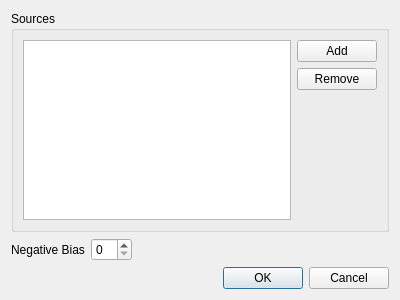
<?xml version="1.0" encoding="UTF-8"?>
<ui version="4.0">
 <class>Dialog</class>
 <widget class="QDialog" name="Dialog">
  <property name="geometry">
   <rect>
    <x>0</x>
    <y>0</y>
    <width>400</width>
    <height>300</height>
   </rect>
  </property>
  <property name="windowTitle">
   <string>Configuration</string>
  </property>
  <layout class="QVBoxLayout" name="verticalLayout">
   <item>
    <widget class="QGroupBox" name="gSources">
     <property name="title">
      <string>Sources</string>
     </property>
     <layout class="QHBoxLayout" name="horizontalLayout">
      <item>
       <widget class="QListWidget" name="lSources"/>
      </item>
      <item>
       <layout class="QVBoxLayout" name="verticalLayout_2">
        <item>
         <widget class="QPushButton" name="bAdd">
          <property name="text">
           <string>Add</string>
          </property>
         </widget>
        </item>
        <item>
         <widget class="QPushButton" name="bRemove">
          <property name="text">
           <string>Remove</string>
          </property>
         </widget>
        </item>
        <item>
         <spacer name="verticalSpacer">
          <property name="orientation">
           <enum>Qt::Vertical</enum>
          </property>
          <property name="sizeHint" stdset="0">
           <size>
            <width>20</width>
            <height>40</height>
           </size>
          </property>
         </spacer>
        </item>
       </layout>
      </item>
     </layout>
    </widget>
   </item>
   <item>
    <layout class="QHBoxLayout" name="horizontalLayout_2">
     <item>
      <widget class="QLabel" name="label">
       <property name="text">
        <string>Negative Bias</string>
       </property>
      </widget>
     </item>
     <item>
      <widget class="QSpinBox" name="sbBias"/>
     </item>
     <item>
      <spacer name="horizontalSpacer">
       <property name="orientation">
        <enum>Qt::Horizontal</enum>
       </property>
       <property name="sizeHint" stdset="0">
        <size>
         <width>40</width>
         <height>20</height>
        </size>
       </property>
      </spacer>
     </item>
    </layout>
   </item>
   <item>
    <widget class="QDialogButtonBox" name="buttonBox">
     <property name="orientation">
      <enum>Qt::Horizontal</enum>
     </property>
     <property name="standardButtons">
      <set>QDialogButtonBox::Cancel|QDialogButtonBox::Ok</set>
     </property>
    </widget>
   </item>
  </layout>
 </widget>
 <resources/>
 <connections>
  <connection>
   <sender>buttonBox</sender>
   <signal>accepted()</signal>
   <receiver>Dialog</receiver>
   <slot>accept()</slot>
   <hints>
    <hint type="sourcelabel">
     <x>248</x>
     <y>254</y>
    </hint>
    <hint type="destinationlabel">
     <x>157</x>
     <y>274</y>
    </hint>
   </hints>
  </connection>
  <connection>
   <sender>buttonBox</sender>
   <signal>rejected()</signal>
   <receiver>Dialog</receiver>
   <slot>reject()</slot>
   <hints>
    <hint type="sourcelabel">
     <x>316</x>
     <y>260</y>
    </hint>
    <hint type="destinationlabel">
     <x>286</x>
     <y>274</y>
    </hint>
   </hints>
  </connection>
 </connections>
</ui>
